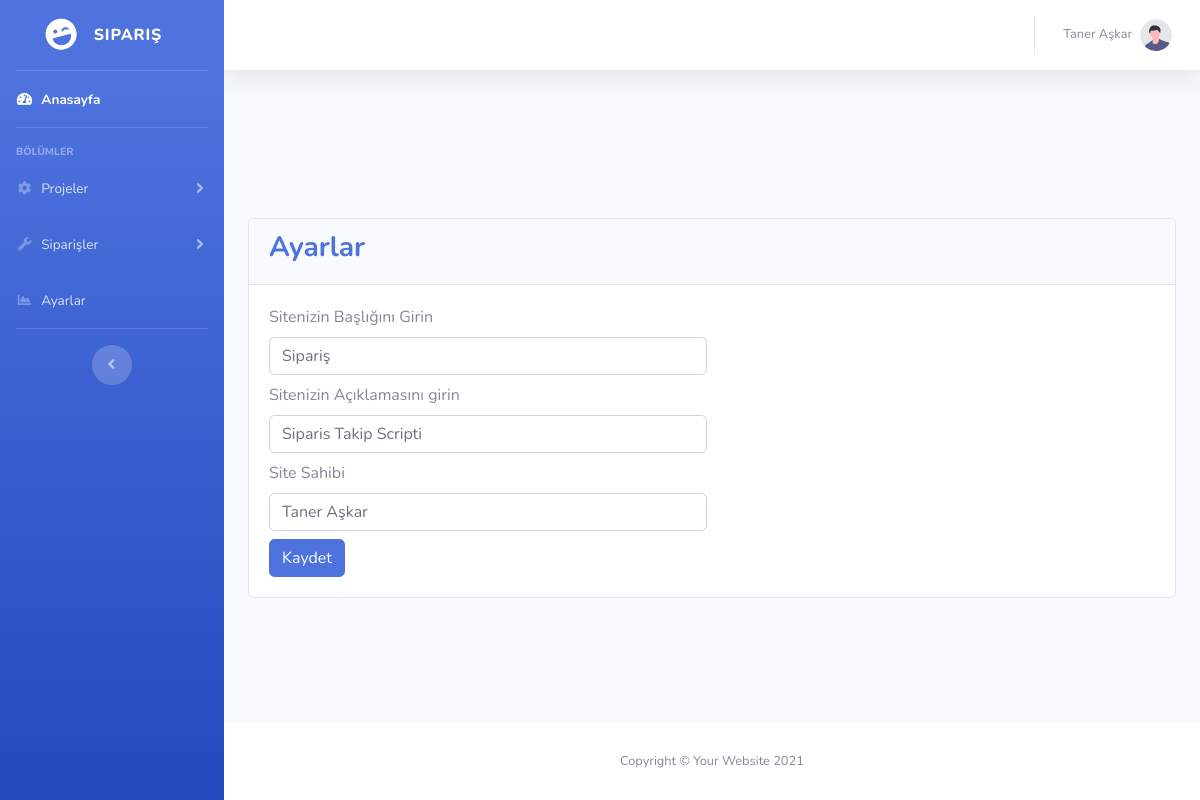
Page /ayarlar.php (signed in) on the committed database.
### tables this page shows
CREATE TABLE `ayarlar` (
  `id` int(11) NOT NULL,
  `site_baslik` varchar(300) NOT NULL,
  `site_aciklama` varchar(500) NOT NULL,
  `site_sahibi` varchar(200) NOT NULL
);

### ayarlar.php (the view)
<?php include 'header.php';
?>
<div class="container-fluid">
	<div class="card">
		<div class="card-header">
			<h3 class="text-primary font-weight-bold" >Ayarlar</h3>
		</div>
		<div class="card-body">
			<form action="islemler/islem.php" method="POST" accept-charset="utf-8">
				<div class="form-row">
					<div class="col-md-6">
						<label>Sitenizin Başlığını Girin</label>
						<input class="form-control" type="text" name="site_baslik" value="<?php echo $ayarcek["site_baslik"] ?>">
					</div>
				</div>
				<div class="form-row my-2">
					<div class="col-md-6">
						<label>Sitenizin Açıklamasını girin</label>
						<input class="form-control" type="text" name="site_aciklama" value="<?php echo $ayarcek["site_aciklama"] ?>">
					</div>
				</div>
				<div class="form-row">
					<div class="col-md-6">
						<label>Site Sahibi</label>
						<input class="form-control" type="text" name="site_sahibi" value="<?php echo $ayarcek["site_sahibi"] ?>">
					</div>
				</div>
				<button type="submit" class="btn btn-primary mt-2" name="ayarkaydet">Kaydet</button>
			</form>
		</div>
	</div>
</div>
<?php include 'footer.php'; ?>

### header.php (shortened to what this page needs)
<?php
include 'islemler/baglan.php';
$ayarsor=$db->prepare("SELECT * FROM ayarlar");
$ayarsor->execute();
$ayarcek=$ayarsor->fetch(PDO::FETCH_ASSOC);
?>
<!DOCTYPE html>
<html lang="en">
<head>
    <link href="vendor/fontawesome-free/css/all.min.css" rel="stylesheet" type="text/css">
    <link href="css/sb-admin-2.min.css" rel="stylesheet">
</head>
<body id="page-top">
    <div id="wrapper">
        <ul class="navbar-nav bg-gradient-primary sidebar sidebar-dark accordion" id="accordionSidebar">
            <a class="sidebar-brand d-flex align-items-center justify-content-center" href="index.html">
                <div class="sidebar-brand-icon rotate-n-15">
                    <i class="fas fa-laugh-wink"></i>
                </div>
                <div class="sidebar-brand-text mx-3"><?php echo $ayarcek["site_baslik"] ?></div>
            </a>
            <hr class="sidebar-divider my-0">
            <li class="nav-item active">
                <a class="nav-link" href="index.php">
                    <i class="fas fa-fw fa-tachometer-alt"></i>
                    <span>Anasayfa</span></a>
                </li>
                <hr class="sidebar-divider">
                <div class="sidebar-heading">
                    Bölümler
                </div>
                <li class="nav-item">
                    <a class="nav-link collapsed" href="#" data-toggle="collapse" data-target="#collapseTwo"
                    aria-expanded="true" aria-controls="collapseTwo">
                    <i class="fas fa-fw fa-cog"></i>
                    <span>Projeler</span>
                </a>
            </li>
            <li class="nav-item">
                <a class="nav-link collapsed" href="#" data-toggle="collapse" data-target="#collapseUtilities"
                aria-expanded="true" aria-controls="collapseUtilities">
                <i class="fas fa-fw fa-wrench"></i>
                <span>Siparişler</span>
            </a>
    </li>
<li class="nav-item">
    <a class="nav-link" href="ayarlar.php">
        <i class="fas fa-fw fa-chart-area"></i>
        <span>Ayarlar</span></a>
    </li>
        <hr class="sidebar-divider d-none d-md-block">
        <div class="text-center d-none d-md-inline">
            <button class="rounded-circle border-0" id="sidebarToggle"></button>
        </div>
    </ul>
    <div id="content-wrapper" class="d-flex flex-column">
        <div id="content" >
            <nav class="navbar navbar-expand navbar-light bg-white topbar mb-4 static-top shadow">
            <ul class="navbar-nav ml-auto">
<li class="nav-item dropdown no-arrow">
    <a class="nav-link dropdown-toggle" href="#" id="userDropdown" role="button"
    data-toggle="dropdown" aria-haspopup="true" aria-expanded="false">
    <span class="mr-2 d-none d-lg-inline text-gray-600 small"><?php echo $ayarcek['site_sahibi'] ?></span>
    <img class="img-profile rounded-circle"
    src="img/undraw_profile.svg">
</a>
</li>
</ul>
</nav>
</div>

### rows in the picture
ayarlar: site_baslik "SIPARIŞ", site_sahibi "Taner Aşkar", site_baslik "Sipariş", site_aciklama "Siparis Takip Scripti"
